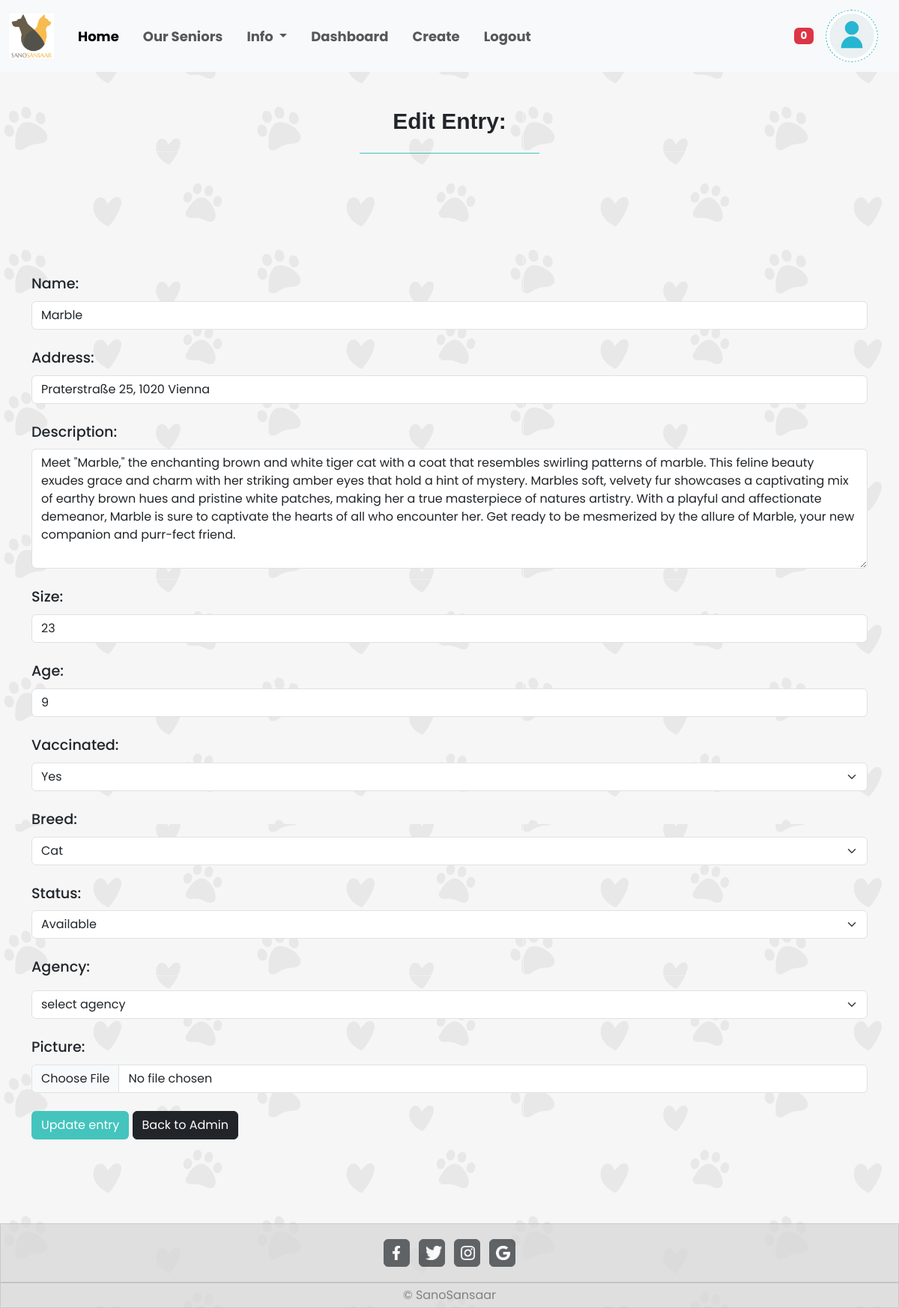
Screenshot of /Project_Week_BE/php/edit.php?x=1 (signed in) with the database file from the repository.
### tables this page shows
CREATE TABLE `users` (
  `id` int(11) NOT NULL,
  `first_name` varchar(40) NOT NULL,
  `last_name` varchar(40) NOT NULL,
  `password` varchar(255) NOT NULL,
  `address` varchar(80) NOT NULL,
  `phone` int(15) NOT NULL,
  `email` varchar(50) NOT NULL,
  `picture` varchar(100) DEFAULT NULL,
  `status` varchar(10) NOT NULL DEFAULT 'user'
);

CREATE TABLE `animals` (
  `id` int(11) NOT NULL,
  `name` varchar(30) NOT NULL,
  `picture` varchar(100) DEFAULT NULL,
  `address` varchar(60) NOT NULL,
  `description` varchar(10000) NOT NULL,
  `size` varchar(20) NOT NULL,
  `age` varchar(30) NOT NULL,
  `vaccinated` varchar(3) NOT NULL,
  `breed` varchar(30) NOT NULL,
  `status` tinyint(1) NOT NULL,
  `agency_id_fk` int(11) NOT NULL,
  `price` varchar(255) DEFAULT NULL
);

### Project_Week_BE/php/edit.php (the view, shortened to what this page needs)
<?php
    require_once "footer.php";
    require_once "navbar.php";
    require_once "db_connect.php";
    $agencyForm = "";
    $agencyForm2 = "";
    if(isset($_SESSION["adm"])){
        $agencyForm="
        <div class='mb-4'>
            <label for='agencyID' class='form-label'>Agency:</label>
                <select id='agencyID' class='form-select mt-2' name='agencyID'>
                    <option value=''>select agency</option>";
        $agencyForm2 = "
                    </select>
            </div>";
    }
    $id = $_GET["x"];
    $sql = "SELECT * FROM animals WHERE id = $id";
    $result = mysqli_query($connect, $sql);
    $row = mysqli_fetch_assoc($result);
?>
<!DOCTYPE html>
<html lang="en">
<head>
    <link href="https://cdn.jsdelivr.net/npm/bootstrap@5.3.0/dist/css/bootstrap.min.css" rel="stylesheet">
</head>
<body>
    <?= $nav ?>
    <div class="text-center mt-5 mb-5">
        <h2 class="text-center " id="welcome">Edit Entry:</h2>
        <hr class="MLLine" style="width:20vw;">
    </div>
    <div class="container mt-5">
       <form method="POST" enctype="multipart/form-data">
           <div class="mb-4 mt-5">
               <label for="name" class= "form-label">Name: </label>
               <input  type="text" class="form-control" id="name" aria-describedby="name" name="name" value="<?= $row["name"] ?>">
            </div>
            <div class="mb-4">
                <label for="address" class="form-label">Address:</label>
                <input type="text" class="form-control"  id="address"  aria-describedby="address"  name="address" value="<?= $row["address"] ?>">
            </div>
            <div class="mb-4">
                <label for="description" class="form-label">Description:</label>
                <textarea type="text" style="height: 20vh;" class="form-control"  id="description"  aria-describedby="description"  name="description"><?= $row['description']?></textarea>
            </div>
            <div class="mb-4">
                <label for="size" class="form-label">Size:</label>
                <input type="text" class="form-control"  id="size"  aria-describedby="size"  name="size" value="<?= $row["size"] ?>">
            </div>
            <div class="mb-4">
                <label for="age" class="form-label">Age:</label>
                <input type="text" class="form-control"  id="age"  aria-describedby="age"  name="age" value="<?= $row["age"] ?>">
            </div>
            <div class="mb-4">
                <label for="vaccinated" class="form-label">Vaccinated:</label>
                <select class="form-select form-select mb-3" aria-label="vaccinated" name="vaccinated" id="vaccinated" >
                    <option selected value="Yes">Yes</option>
                </select>
            </div>
            <div class="mb-4">
                <label for="breed" class="form-label">Breed:</label>
                <select class="form-select form-select mb-3" aria-label="breed" name="breed" id="breed" >
                    <option selected value="Cat">Cat</option>
                </select>
            </div>
            <div class="mb-4">
                <label for="status" class="form-label">Status:</label>
                <select class="form-select form-select mb-3" aria-label="status" name="status" id="status" >
                    <option selected value="1">Available</option>
                </select>
            </div>
            <?= $agencyForm ?>
            <?= $agencyForm2 ?>
           <div class="mb-4">
                <label for="picture" class="form-label">Picture:</label>
                <input type = "file" class="form-control" id="picture" aria-describedby="picture"   name="picture">
            </div>
            <button name="update" type="submit" class="btn text-white mb-5" id="upBtn">Update entry</button>
            <a href="home.php" class="btn btn-dark mb-5">Back to Admin</a>
        </form>
    </div>
    <?= $footer ?>
</body>
</html>

### Project_Week_BE/php/navbar.php (shortened to what this page needs)
<?php
require_once "db_connect.php";
if (isset($_SESSION["user_id_fk"])) {
    $userId = $_SESSION["user_id_fk"];
    $notificationQuery = "SELECT COUNT(*) AS notification_count FROM orders WHERE user_id_fk = $userId";
    $notificationResult = mysqli_query($connect, $notificationQuery);
    $notificationData = mysqli_fetch_assoc($notificationResult);
    $notificationCount = $notificationData['notification_count'];
} else {
    $notificationCount = 0;
}
$dashboard = "";
$log = "
    <li class='nav-item'>
        <a class='nav-link' href='logout.php?logout'>Logout</a >
    </li>";
if (!isset($_SESSION["user"]) && !isset($_SESSION["adm"]) && !isset($_SESSION["shelter"])) {
    $userAcc = "
        <a class='navbar-brand' href='login.php'>
        <span class='text-black-50 fs-6'>Login</span>
        </a>";
    $log = "";
} else {
    if (isset($_SESSION["shelter"])) {
        $sqlNav = "SELECT * FROM users WHERE id = {$_SESSION["shelter"]}";
        $dashboard = "
            <li class='nav-item me-3'>
                <a class='nav-link' aria-current='page' href='agency.php'>Dashboard</a>
            </li>
            <li class='nav-item me-3'>
                <a class='nav-link' aria-current='page' href='agencyNotifications.php'>Requests</a>
            </li>
            <li class='nav-item me-3'>
                <a class='nav-link' aria-current='page' href='create.php'>Create</a>
            </li>";
    }
    if (isset($_SESSION["user"])) {
        $sqlNav = "SELECT * FROM users WHERE id = {$_SESSION["user"]}";
        $dashboard = "
            <li class='nav-item me-3'>
                <a class='nav-link' aria-current='page' href='create.php'>Create</a>
            </li>";
    }
    if (isset($_SESSION["adm"])) {
        $sqlNav = "SELECT * FROM users WHERE id = {$_SESSION["adm"]}";
        $dashboard = "
            <li class='nav-item me-3'>
                <a class='nav-link' aria-current='page' href='dashboard.php'>Dashboard</a>
            </li>
            <li class='nav-item me-3'>
                <a class='nav-link' aria-current='page' href='create.php'>Create</a>
            </li>";
    }
    $resultNav = mysqli_query($connect, $sqlNav);
    $rowNav = mysqli_fetch_assoc($resultNav);
    $userAcc = "
        <a class='navbar-brand d-flex align-items-center' href='update.php?id={$rowNav["id"]}'>
            <div class='profile-picture-container'>
                <img src='../images/{$rowNav["picture"]}' class='profile-picture' alt='user pic'>
            </div>
        </a>";
}
$nav = "
<nav class='navbar navbar-expand-lg bg-body-tertiary'>
    <div class='container-fluid'>
        <a class='navbar-brand' href='home.php'>
            <img src='../images/logo.png' alt='logo' style='width: 5vw;'>
        </a>
        <ul class='navbar-nav me-auto mb-2 mb-lg-0 navText'>
            <li class='nav-item ms-2 me-3'>
                <a class='nav-link active' aria-current='page' href='home.php'>Home</a>
            </li>
            <li class='nav-item me-3'>
                <a class='nav-link' href='senior.php'>Our Seniors</a>
            </li>
            <li class='nav-item dropdown me-3'>
                <a class='nav-link dropdown-toggle' href='#' role='button' data-bs-toggle='dropdown' aria-expanded='false'>
                    Info
                </a>
                <ul class='dropdown-menu'>
                    <li><a class='dropdown-item' href='resourceLibrary.php'>Resource Library</a></li>
                    <li><a class='dropdown-item' href='faq.php'>FAQ</a></li>
                    <li><a class='dropdown-item' href='about.php'>About us</a></li>
                </ul>
            </li>
            {$dashboard}
            {$log}
        </ul>
        <ul class='navbar-nav me-2 mb-2 mb-lg-0'>
            <li class='nav-item'>
                <a class='nav-link' href='notification.php'>
                    <i class='bi bi-bell'></i>
                    <span class='badge bg-danger'>$notificationCount</span>
                </a>
            </li>
        </ul>
        {$userAcc}
    </div>
</nav>";
?>

### Project_Week_BE/css/update.css (style rules this page uses)
#upBtn { background-color: #44c4bd; }
label { font-weight:500; font-size: larger; }

### Project_Week_BE/css/home.css (style rules this page uses)
* { font-family: 'Poppins', sans-serif; }
body { min-height: 100vh; background-image:url(../images/bg.png); background-size:auto; }
.navbar { font-size: 1.5vw; }
.navText { font-weight: 700; font-style: normal; }
#welcome { font-family: "marvin-round", sans-serif; font-weight: 600; font-style: normal; font-size: 2.5vw; }
.MLLine { display: inline-flex; justify-self: center; align-self: center; color: #44c4bd; opacity: 100%; }
#upBtn { background-color: #44c4bd; }
body { display: flex; flex-direction: column; min-height: 100vh; margin: 0; }

### Project_Week_BE/php/navbar.php (style rules this page uses)
.profile-picture-container { width: 70px; height: 70px; overflow: hidden; border-radius: 50%; display: flex; justify-content: center; align-items: center; }
.profile-picture { width: 100%; height: 100%; object-fit: cover; }

### rows the page displays
users: picture (placeholder picture)
animals: name "Marble", address "Praterstraße 25, 1020 Vienna", description "Meet \"Marble,\" the enchanting brown and white tiger cat with a coat that resembles swirling patterns of marble. This feline beauty exudes grace and charm with her striking amber eyes that hold a hint of mystery. Marbles soft, velvety fur showcases a captivating mix of earthy brown hues and pristine white patches, making her a true masterpiece of natures artistry. With a playful and affectionate demeanor, Marble is sure to captivate the hearts of all who encounter her. Get ready to be mesmerized by the allure of Marble, your new companion and purr-fect friend.", size "23", age "9"

### other values shown
$notificationCount "0"
